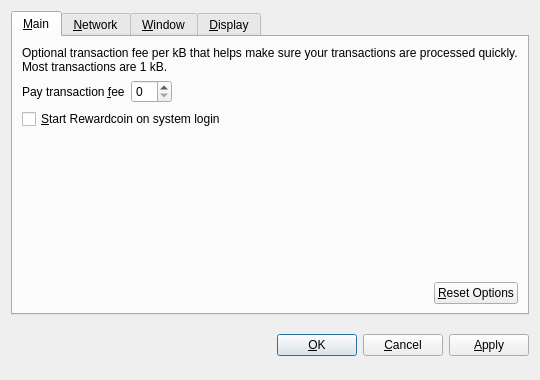
<?xml version="1.0" encoding="UTF-8"?>
<ui version="4.0">
 <class>OptionsDialog</class>
 <widget class="QDialog" name="OptionsDialog">
  <property name="geometry">
   <rect>
    <x>0</x>
    <y>0</y>
    <width>540</width>
    <height>380</height>
   </rect>
  </property>
  <property name="windowTitle">
   <string>Options</string>
  </property>
  <property name="modal">
   <bool>true</bool>
  </property>
  <layout class="QVBoxLayout" name="verticalLayout">
   <item>
    <widget class="QTabWidget" name="tabWidget">
     <property name="tabPosition">
      <enum>QTabWidget::North</enum>
     </property>
     <property name="currentIndex">
      <number>0</number>
     </property>
     <widget class="QWidget" name="tabMain">
      <attribute name="title">
       <string>&amp;Main</string>
      </attribute>
      <layout class="QVBoxLayout" name="verticalLayout_Main">
       <item>
        <widget class="QLabel" name="transactionFeeInfoLabel">
         <property name="text">
          <string>Optional transaction fee per kB that helps make sure your transactions are processed quickly. Most transactions are 1 kB.</string>
         </property>
         <property name="textFormat">
          <enum>Qt::PlainText</enum>
         </property>
         <property name="wordWrap">
          <bool>true</bool>
         </property>
        </widget>
       </item>
       <item>
        <layout class="QHBoxLayout" name="horizontalLayout_1_Main">
         <item>
          <widget class="QLabel" name="transactionFeeLabel">
           <property name="text">
            <string>Pay transaction &amp;fee</string>
           </property>
           <property name="textFormat">
            <enum>Qt::PlainText</enum>
           </property>
           <property name="buddy">
            <cstring>transactionFee</cstring>
           </property>
          </widget>
         </item>
         <item>
          <widget class="BitcoinAmountField" name="transactionFee"/>
         </item>
         <item>
          <spacer name="horizontalSpacer_1_Main">
           <property name="orientation">
            <enum>Qt::Horizontal</enum>
           </property>
           <property name="sizeHint" stdset="0">
            <size>
             <width>40</width>
             <height>20</height>
            </size>
           </property>
          </spacer>
         </item>
        </layout>
       </item>
       <item>
        <widget class="QCheckBox" name="bitcoinAtStartup">
         <property name="toolTip">
          <string>Automatically start Rewardcoin after logging in to the system.</string>
         </property>
         <property name="text">
          <string>&amp;Start Rewardcoin on system login</string>
         </property>
        </widget>
       </item>
       <item>
        <spacer name="verticalSpacer_Main">
         <property name="orientation">
          <enum>Qt::Vertical</enum>
         </property>
         <property name="sizeHint" stdset="0">
          <size>
           <width>20</width>
           <height>40</height>
          </size>
         </property>
        </spacer>
       </item>
       <item>
        <layout class="QHBoxLayout" name="horizontalLayout_2_Main">
         <item>
          <spacer name="horizontalSpacer_2_Main">
           <property name="orientation">
            <enum>Qt::Horizontal</enum>
           </property>
           <property name="sizeHint" stdset="0">
            <size>
             <width>40</width>
             <height>20</height>
            </size>
           </property>
          </spacer>
         </item>
         <item>
          <widget class="QPushButton" name="resetButton">
           <property name="toolTip">
            <string>Reset all client options to default.</string>
           </property>
           <property name="text">
            <string>&amp;Reset Options</string>
           </property>
           <property name="autoDefault">
            <bool>false</bool>
           </property>
          </widget>
         </item>
        </layout>
       </item>
      </layout>
     </widget>
     <widget class="QWidget" name="tabNetwork">
      <attribute name="title">
       <string>&amp;Network</string>
      </attribute>
      <layout class="QVBoxLayout" name="verticalLayout_Network">
       <item>
        <widget class="QCheckBox" name="mapPortUpnp">
         <property name="toolTip">
          <string>Automatically open the Rewardcoin client port on the router. This only works when your router supports UPnP and it is enabled.</string>
         </property>
         <property name="text">
          <string>Map port using &amp;UPnP</string>
         </property>
        </widget>
       </item>
       <item>
        <widget class="QCheckBox" name="connectSocks">
         <property name="toolTip">
          <string>Connect to the Rewardcoin network through a SOCKS proxy (e.g. when connecting through Tor).</string>
         </property>
         <property name="text">
          <string>&amp;Connect through SOCKS proxy:</string>
         </property>
        </widget>
       </item>
       <item>
        <layout class="QHBoxLayout" name="horizontalLayout_Network">
         <item>
          <widget class="QLabel" name="proxyIpLabel">
           <property name="text">
            <string>Proxy &amp;IP:</string>
           </property>
           <property name="textFormat">
            <enum>Qt::PlainText</enum>
           </property>
           <property name="buddy">
            <cstring>proxyIp</cstring>
           </property>
          </widget>
         </item>
         <item>
          <widget class="QValidatedLineEdit" name="proxyIp">
           <property name="maximumSize">
            <size>
             <width>140</width>
             <height>16777215</height>
            </size>
           </property>
           <property name="toolTip">
            <string>IP address of the proxy (e.g. 127.0.0.1)</string>
           </property>
          </widget>
         </item>
         <item>
          <widget class="QLabel" name="proxyPortLabel">
           <property name="text">
            <string>&amp;Port:</string>
           </property>
           <property name="textFormat">
            <enum>Qt::PlainText</enum>
           </property>
           <property name="buddy">
            <cstring>proxyPort</cstring>
           </property>
          </widget>
         </item>
         <item>
          <widget class="QLineEdit" name="proxyPort">
           <property name="maximumSize">
            <size>
             <width>55</width>
             <height>16777215</height>
            </size>
           </property>
           <property name="toolTip">
            <string>Port of the proxy (e.g. 9050)</string>
           </property>
          </widget>
         </item>
         <item>
          <widget class="QLabel" name="socksVersionLabel">
           <property name="text">
            <string>SOCKS &amp;Version:</string>
           </property>
           <property name="textFormat">
            <enum>Qt::PlainText</enum>
           </property>
           <property name="buddy">
            <cstring>socksVersion</cstring>
           </property>
          </widget>
         </item>
         <item>
          <widget class="QValueComboBox" name="socksVersion">
           <property name="toolTip">
            <string>SOCKS version of the proxy (e.g. 5)</string>
           </property>
          </widget>
         </item>
         <item>
          <spacer name="horizontalSpacer_Network">
           <property name="orientation">
            <enum>Qt::Horizontal</enum>
           </property>
           <property name="sizeHint" stdset="0">
            <size>
             <width>40</width>
             <height>20</height>
            </size>
           </property>
          </spacer>
         </item>
        </layout>
       </item>
       <item>
        <spacer name="verticalSpacer_Network">
         <property name="orientation">
          <enum>Qt::Vertical</enum>
         </property>
         <property name="sizeHint" stdset="0">
          <size>
           <width>20</width>
           <height>40</height>
          </size>
         </property>
        </spacer>
       </item>
      </layout>
     </widget>
     <widget class="QWidget" name="tabWindow">
      <attribute name="title">
       <string>&amp;Window</string>
      </attribute>
      <layout class="QVBoxLayout" name="verticalLayout_Window">
       <item>
        <widget class="QCheckBox" name="minimizeToTray">
         <property name="toolTip">
          <string>Show only a tray icon after minimizing the window.</string>
         </property>
         <property name="text">
          <string>&amp;Minimize to the tray instead of the taskbar</string>
         </property>
        </widget>
       </item>
       <item>
        <widget class="QCheckBox" name="minimizeOnClose">
         <property name="toolTip">
          <string>Minimize instead of exit the application when the window is closed. When this option is enabled, the application will be closed only after selecting Quit in the menu.</string>
         </property>
         <property name="text">
          <string>M&amp;inimize on close</string>
         </property>
        </widget>
       </item>
       <item>
        <spacer name="verticalSpacer_Window">
         <property name="orientation">
          <enum>Qt::Vertical</enum>
         </property>
         <property name="sizeHint" stdset="0">
          <size>
           <width>20</width>
           <height>40</height>
          </size>
         </property>
        </spacer>
       </item>
      </layout>
     </widget>
     <widget class="QWidget" name="tabDisplay">
      <attribute name="title">
       <string>&amp;Display</string>
      </attribute>
      <layout class="QVBoxLayout" name="verticalLayout_Display">
       <item>
        <layout class="QHBoxLayout" name="horizontalLayout_1_Display">
         <item>
          <widget class="QLabel" name="langLabel">
           <property name="text">
            <string>User Interface &amp;language:</string>
           </property>
           <property name="textFormat">
            <enum>Qt::PlainText</enum>
           </property>
           <property name="buddy">
            <cstring>lang</cstring>
           </property>
          </widget>
         </item>
         <item>
          <widget class="QValueComboBox" name="lang">
           <property name="toolTip">
            <string>The user interface language can be set here. This setting will take effect after restarting Rewardcoin.</string>
           </property>
          </widget>
         </item>
        </layout>
       </item>
       <item>
        <layout class="QHBoxLayout" name="horizontalLayout_2_Display">
         <item>
          <widget class="QLabel" name="unitLabel">
           <property name="text">
            <string>&amp;Unit to show amounts in:</string>
           </property>
           <property name="textFormat">
            <enum>Qt::PlainText</enum>
           </property>
           <property name="buddy">
            <cstring>unit</cstring>
           </property>
          </widget>
         </item>
         <item>
          <widget class="QValueComboBox" name="unit">
           <property name="toolTip">
            <string>Choose the default subdivision unit to show in the interface and when sending coins.</string>
           </property>
          </widget>
         </item>
        </layout>
       </item>
       <item>
        <widget class="QCheckBox" name="displayAddresses">
         <property name="toolTip">
          <string>Whether to show Rewardcoin addresses in the transaction list or not.</string>
         </property>
         <property name="text">
          <string>&amp;Display addresses in transaction list</string>
         </property>
        </widget>
       </item>
       <item>
        <spacer name="verticalSpacer_Display">
         <property name="orientation">
          <enum>Qt::Vertical</enum>
         </property>
         <property name="sizeHint" stdset="0">
          <size>
           <width>20</width>
           <height>40</height>
          </size>
         </property>
        </spacer>
       </item>
      </layout>
     </widget>
    </widget>
   </item>
   <item>
    <layout class="QHBoxLayout" name="horizontalLayout_Buttons">
     <item>
      <spacer name="horizontalSpacer_1">
       <property name="orientation">
        <enum>Qt::Horizontal</enum>
       </property>
       <property name="sizeHint" stdset="0">
        <size>
         <width>40</width>
         <height>48</height>
        </size>
       </property>
      </spacer>
     </item>
     <item>
      <widget class="QLabel" name="statusLabel">
       <property name="font">
        <font>
         <weight>75</weight>
         <bold>true</bold>
        </font>
       </property>
       <property name="text">
        <string/>
       </property>
       <property name="textFormat">
        <enum>Qt::PlainText</enum>
       </property>
       <property name="wordWrap">
        <bool>true</bool>
       </property>
      </widget>
     </item>
     <item>
      <spacer name="horizontalSpacer_2">
       <property name="orientation">
        <enum>Qt::Horizontal</enum>
       </property>
       <property name="sizeHint" stdset="0">
        <size>
         <width>40</width>
         <height>48</height>
        </size>
       </property>
      </spacer>
     </item>
     <item>
      <widget class="QPushButton" name="okButton">
       <property name="text">
        <string>&amp;OK</string>
       </property>
      </widget>
     </item>
     <item>
      <widget class="QPushButton" name="cancelButton">
       <property name="text">
        <string>&amp;Cancel</string>
       </property>
       <property name="autoDefault">
        <bool>false</bool>
       </property>
      </widget>
     </item>
     <item>
      <widget class="QPushButton" name="applyButton">
       <property name="text">
        <string>&amp;Apply</string>
       </property>
       <property name="autoDefault">
        <bool>false</bool>
       </property>
      </widget>
     </item>
    </layout>
   </item>
  </layout>
 </widget>
 <customwidgets>
  <customwidget>
   <class>BitcoinAmountField</class>
   <extends>QSpinBox</extends>
   <header>bitcoinamountfield.h</header>
  </customwidget>
  <customwidget>
   <class>QValueComboBox</class>
   <extends>QComboBox</extends>
   <header>qvaluecombobox.h</header>
  </customwidget>
  <customwidget>
   <class>QValidatedLineEdit</class>
   <extends>QLineEdit</extends>
   <header>qvalidatedlineedit.h</header>
  </customwidget>
 </customwidgets>
 <resources/>
 <connections/>
</ui>
